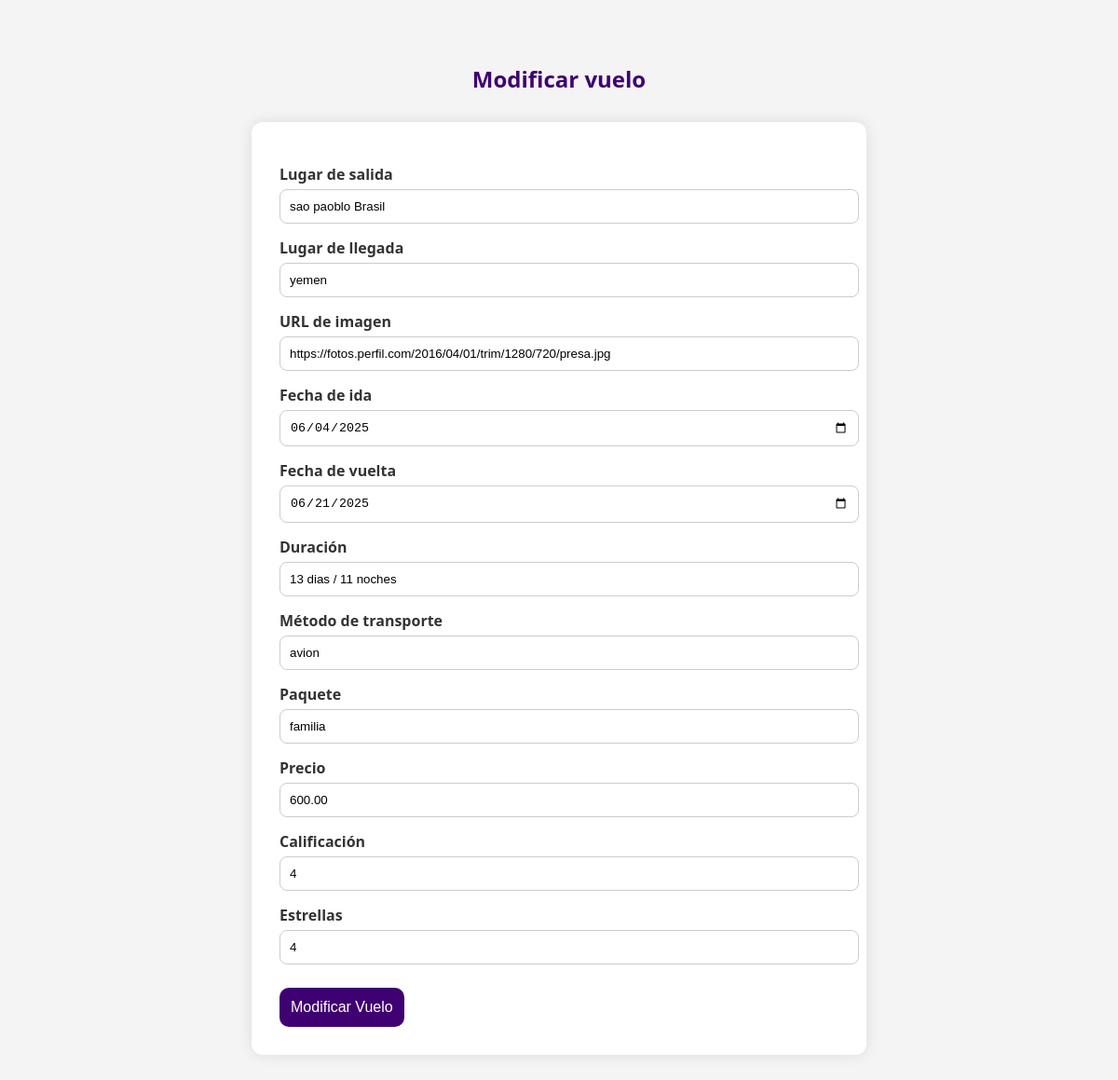
The app's page /modificacion_vuelos.php?id_vuelo=13 (signed in) with its own data.
### tables this page shows
CREATE TABLE `pasaje` (
  `id` int(10) NOT NULL,
  `nombre` varchar(100) DEFAULT NULL,
  `lugar_de_salida` varchar(100) DEFAULT NULL,
  `lugar_de_llegada` varchar(100) DEFAULT NULL,
  `imagen` varchar(255) DEFAULT NULL,
  `fecha_ida` date DEFAULT NULL,
  `fecha_vuelta` date DEFAULT NULL,
  `metodo_de_transporte` enum('avion','colectivo') DEFAULT NULL,
  `paquete` enum('individual','grupo','familia') DEFAULT NULL,
  `PRECIO` decimal(10,2) DEFAULT NULL,
  `duracion` varchar(255) DEFAULT NULL,
  `calificacion` float DEFAULT NULL,
  `estrellas` int(11) DEFAULT NULL
);

### modificacion_vuelos.php (the view, shortened to what this page needs)
<?php
include 'conexion.php';
$id_vuelo = $_GET['id_vuelo'];
$resultado = mysqli_query($conexion, "SELECT * FROM pasaje WHERE id = $id_vuelo");
$vuelo = mysqli_fetch_assoc($resultado);
?>
<!DOCTYPE html>
<html lang="es">
<head>
</head>
<body>
<h2 style="text-align:center; color:#3f0071;">Modificar vuelo</h2>
<form method="POST">
    <label>Lugar de salida</label>
    <input type="text" name="lugar_salida" value="<?php echo $vuelo['lugar_de_salida']; ?>" required>
    <label>Lugar de llegada</label>
    <input type="text" name="lugar_llegada" value="<?php echo $vuelo['lugar_de_llegada']; ?>" required>
    <label>URL de imagen</label>
    <input type="text" name="imagen" value="<?php echo $vuelo['imagen']; ?>" required>
    <label>Fecha de ida</label>
    <input type="date" name="fecha_ida" value="<?php echo $vuelo['fecha_ida']; ?>" required>
    <label>Fecha de vuelta</label>
    <input type="date" name="fecha_vuelta" value="<?php echo $vuelo['fecha_vuelta']; ?>" required>
    <label>Duración</label>
    <input type="text" name="duracion" value="<?php echo $vuelo['duracion']; ?>" required>
    <label>Método de transporte</label>
    <input type="text" name="transporte" value="<?php echo $vuelo['metodo_de_transporte']; ?>" required>
    <label>Paquete</label>
    <input type="text" name="paquete" value="<?php echo $vuelo['paquete']; ?>" required>
    <label>Precio</label>
    <input type="text" name="precio" value="<?php echo $vuelo['PRECIO']; ?>" required>
    <label>Calificación</label>
    <input type="number" step="0.1" min="0" max="5" name="calificacion" value="<?php echo $vuelo['calificacion']; ?>" required>
    <label>Estrellas</label>
    <input type="number" min="1" max="5" name="estrellas" value="<?php echo $vuelo['estrellas']; ?>" required>
    <button type="submit">Modificar Vuelo</button>
</form>
</body>
</html>

### modificacion_vuelos.php (style rules this page uses)
body { font-family: 'Segoe UI', sans-serif; background: #f4f4f4; padding: 40px; }
h2 { margin-bottom: 30px; }
form { background: white; max-width: 600px; margin: auto; padding: 30px; border-radius: 12px; box-shadow: 0 0 15px rgba(0,0,0,0.1); }
label { display: block; margin-top: 15px; font-weight: bold; color: #333; }
input { width: 100%; padding: 10px; border: 1px solid #ccc; border-radius: 8px; margin-top: 5px; }
button { margin-top: 25px; padding: 12px; background-color: #3f0071; color: white; font-size: 16px; border: none; border-radius: 10px; cursor: pointer; transition: 0.3s ease; }

### records on screen
pasaje: lugar_salida "sao paoblo Brasil", lugar_llegada "yemen", imagen "https://fotos.perfil.com/2016/04/01/trim/1280/720/presa.jpg", fecha_ida "06/04/2025", fecha_vuelta "06/21/2025", duracion "13 dias / 11 noches", transporte "avion", paquete "familia", precio "600.00", calificacion "4", estrellas "4"
